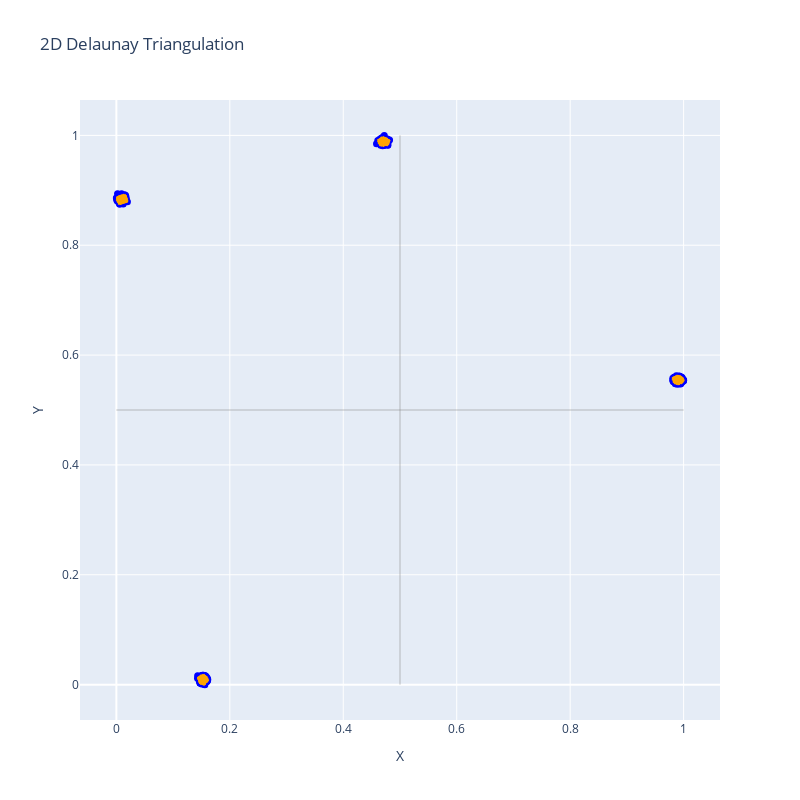

Notebook cell for this chart:
### Markdown cell above
# First example of blob clusters

### Code cell
from sklearn.datasets import make_blobs

def generate_clustered_blobs_2d(n_samples=1000, n_clusters=4, cluster_std=0.05, random_state=None):
    """
    Generate 2D clustered data in the range [0, 1].

    Parameters:
    - n_samples: Total number of points to generate
    - n_clusters: Number of clusters to generate
    - cluster_std: Standard deviation of the clusters
    - random_state: Seed for random number generator

    Returns:
    - X: numpy array of shape (n_samples, 2) containing the generated points
    """
    # Generate raw clustered data
    X, _ = make_blobs(n_samples=n_samples, n_features=2, centers=n_clusters, 
                      cluster_std=cluster_std, random_state=random_state)
    
    # Scale the data to [0, 1] range
    X_min, X_max = X.min(axis=0), X.max(axis=0)
    X = (X - X_min) / (X_max - X_min)
    
    return X

# Generate data
X_blobs = generate_clustered_blobs_2d(n_samples=1000, n_clusters=4, cluster_std=0.05, random_state=42)

# Generate some random 2D points
data_blobs = pd.DataFrame(X_blobs, columns=features_2d)

# Initialize ASVD object
asvd_blobs= ASVD(data_blobs, features_2d, targets_1d, use_func=True, func=func_2d)

# Get the simplices (triangles)
simplices_blobs = asvd_blobs.simplices_idx

print(f"Matrix of simplices by vertex index: \n{asvd_blobs.simplices_idx[:2]} \n{asvd_blobs.simplices_idx.shape}\n")
asvd_blobs.analyze_clusters()

plot_simplices_2d(X_blobs, simplices_blobs)
